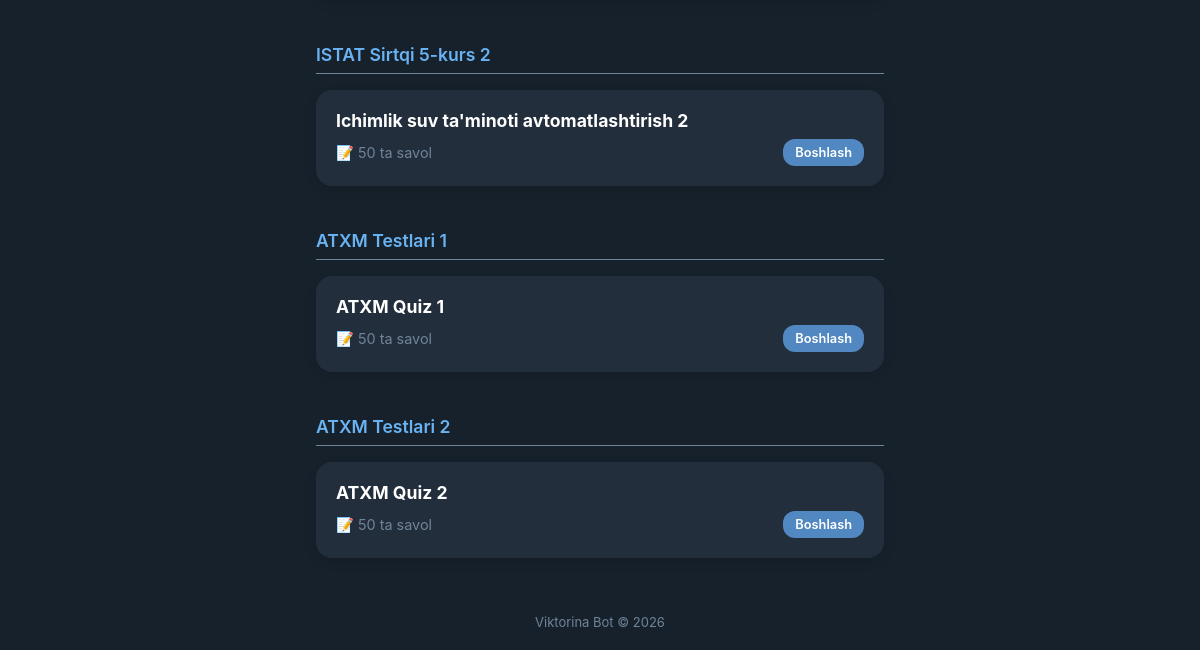
The page /quiz/ (lower part) on the database as committed earlier.
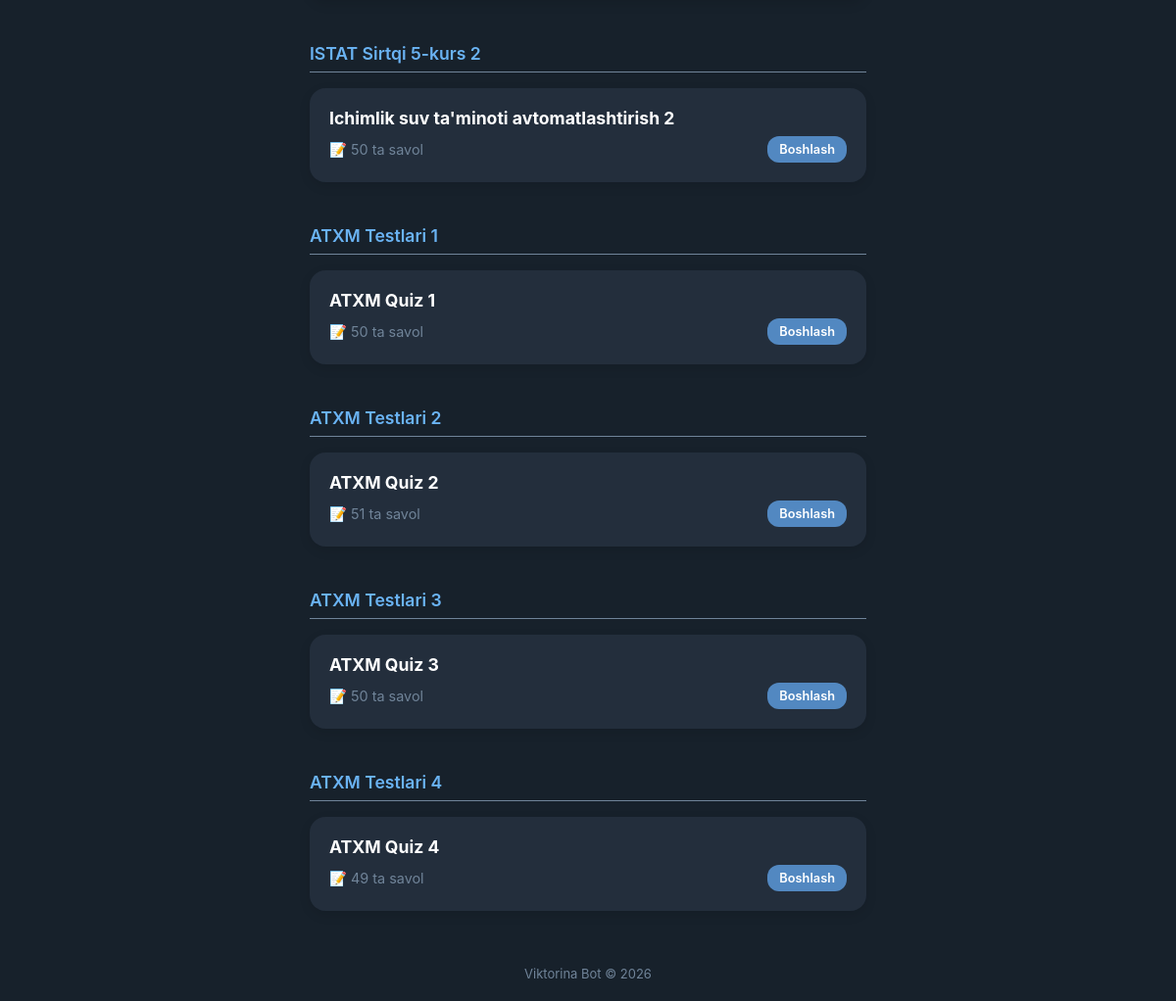
The same page on the database as committed later.
### quiz/models.py (models this page shows, shortened)
class Category(models.Model):
    name = models.CharField(max_length=200)

class Quiz(models.Model):
    title = models.CharField(max_length=255)
    category = models.ForeignKey(Category, on_delete=models.CASCADE, related_name="quizzes")

### quiz/views.py (the view)
# urls.py: path("", views.quiz_list, name="quiz_list"),
def quiz_list(request):
    categories = Category.objects.prefetch_related("quizzes__questions").all()
    return render(request, "quiz_list.html", {"categories": categories})

### templates/quiz_list.html (shortened to what this page needs)
{% extends "base.html" %}
{% block content %}
<div style="display: flex; flex-direction: column; gap: 24px;">
  {% for category in categories %}
    <div>
      <h3 class="mb-2" style="font-size: 1.1rem; font-weight: 600; color: var(--tg-theme-link-color); border-bottom: 1px solid var(--tg-theme-hint-color); padding-bottom: 8px; margin-top: 0;">
        {{ category.name }}
      </h3>
      <div style="display: grid; grid-template-columns: repeat(auto-fill, minmax(280px, 1fr)); gap: 16px;">
        {% for quiz in category.quizzes.all %}
          <a href="{% url 'quiz:start_quiz' quiz.id %}" class="card fade-in" style="text-decoration: none; color: inherit; display: block; transition: transform 0.2s; cursor: pointer;">
            <h4 style="margin: 0 0 8px 0; font-size: 1.1rem; color: var(--tg-theme-text-color);">{{ quiz.title }}</h4>
            <div style="display: flex; justify-content: space-between; align-items: center;">
                <span style="font-size: 0.9rem; color: var(--tg-theme-hint-color);">
                  📝 {{ quiz.questions.count }} ta savol
                </span>
                <span class="btn" style="width: auto; padding: 6px 12px; font-size: 0.8rem;">Boshlash</span>
            </div>
          </a>
        {% empty %}
          <p style="color: var(--tg-theme-hint-color); grid-column: 1 / -1;">Bu bo‘limda test yo‘q</p>
        {% endfor %}
      </div>
    </div>
  {% empty %}
    <div class="text-center" style="margin-top: 40px; color: var(--tg-theme-hint-color);">
        <p>Hali hech qanday bo‘lim va test qo‘shilmagan.</p>
    </div>
  {% endfor %}
</div>
{% endblock %}

Rows that differ between the two databases and show on the page:
computed for Quiz "ATXM Quiz 2": questions.count "50" → "51"
added Category: name "ATXM Testlari 3"
added Quiz: title "ATXM Quiz 3", questions.count "50", shown under "ATXM Testlari 3"
added Category: name "ATXM Testlari 4"
added Quiz: title "ATXM Quiz 4", questions.count "49", shown under "ATXM Testlari 4"
